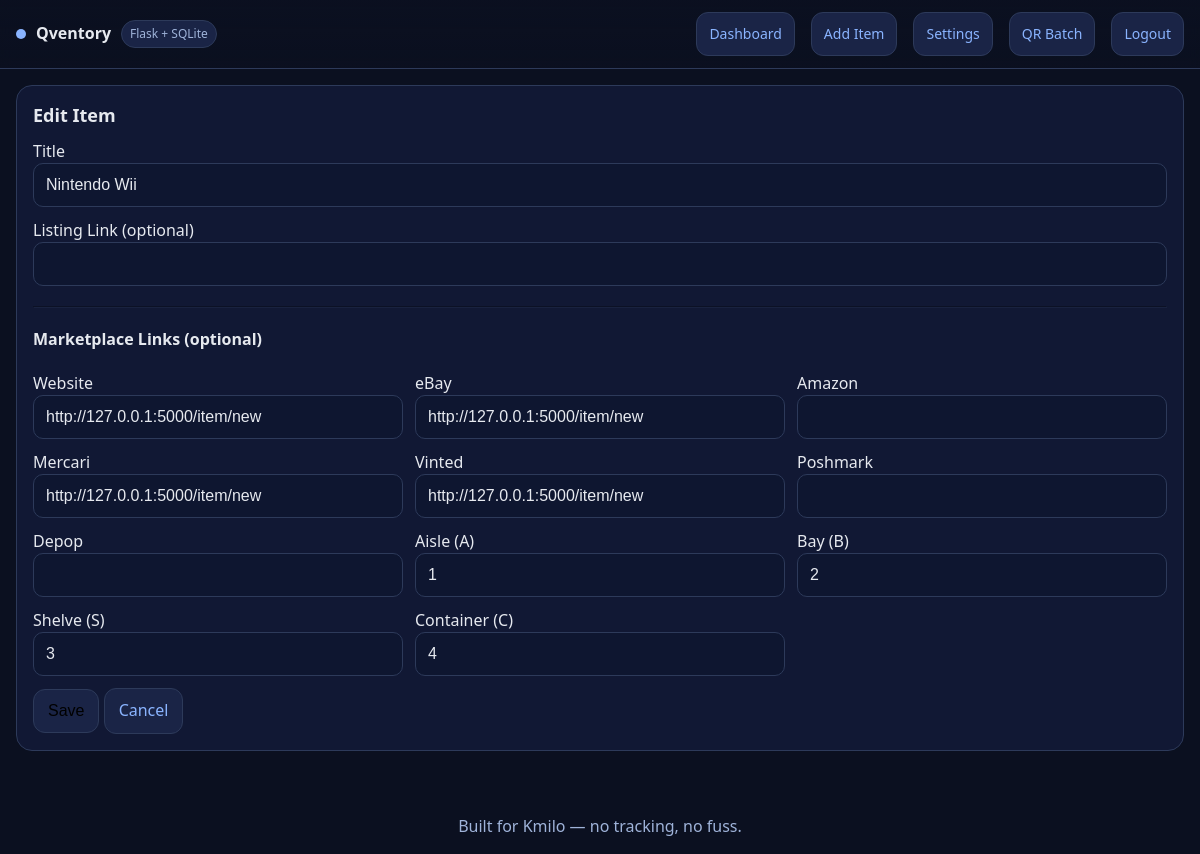
The page /item/1/edit (signed in) on the database its author committed.
### qventory/models/item.py (models this page shows)
class Item(db.Model):
    __tablename__ = "items"
    id = db.Column(db.Integer, primary_key=True)
    user_id = db.Column(db.Integer, db.ForeignKey("users.id"), nullable=False, index=True)
    title = db.Column(db.String, nullable=False)
    sku = db.Column(db.String, unique=True, nullable=False)
    listing_link = db.Column(db.String, nullable=True)
    web_url = db.Column(db.String, nullable=True)
    ebay_url = db.Column(db.String, nullable=True)
    amazon_url = db.Column(db.String, nullable=True)
    mercari_url = db.Column(db.String, nullable=True)
    vinted_url = db.Column(db.String, nullable=True)
    poshmark_url = db.Column(db.String, nullable=True)
    depop_url = db.Column(db.String, nullable=True)
    A = db.Column(db.String, nullable=True)
    B = db.Column(db.String, nullable=True)
    S = db.Column(db.String, nullable=True)
    C = db.Column(db.String, nullable=True)
    location_code = db.Column(db.String, index=True)
    created_at = db.Column(db.DateTime, default=datetime.utcnow)

### qventory/models/setting.py (models this page shows, shortened)
class Setting(db.Model):
    __tablename__ = "settings"
    id = db.Column(db.Integer, primary_key=True)
    user_id = db.Column(db.Integer, db.ForeignKey("users.id"), unique=True, nullable=False, index=True)
    enable_A = db.Column(db.Boolean, default=True)
    enable_B = db.Column(db.Boolean, default=True)
    enable_S = db.Column(db.Boolean, default=True)
    enable_C = db.Column(db.Boolean, default=True)
    label_A = db.Column(db.String, default="Aisle")
    label_B = db.Column(db.String, default="Bay")
    label_S = db.Column(db.String, default="Shelve")
    label_C = db.Column(db.String, default="Container")

### qventory/routes/main.py (the view, shortened to what this page needs)
@main_bp.route("/item/<int:item_id>/edit", methods=["GET", "POST"])
@login_required
def edit_item(item_id):
    it = Item.query.filter_by(id=item_id, user_id=current_user.id).first_or_404()
    s = get_or_create_settings(current_user)
    return render_template("edit_item.html", item=it, settings=s)

### qventory/helpers/utils.py (called while the page is built)
def get_or_create_settings(user):
    uid = user.id if hasattr(user, "id") else int(user)
    s = Setting.query.filter_by(user_id=uid).first()
    if not s:
        s = Setting(user_id=uid)
        db.session.add(s)
        db.session.commit()
    return s

### qventory/models/user.py (called while the page is built)
@login_manager.user_loader
def load_user(user_id):
    return db.session.get(User, int(user_id))

### qventory/templates/edit_item.html (shortened to what this page needs)
{% extends "base.html" %}
{% block content %}
<div class="card">
  <h2>Edit Item</h2>
  <form method="post" class="grid cols-3">
    <div style="grid-column:1/-1">
      <label>Title</label>
      <input class="input" type="text" name="title" value="{{ item.title }}" required>
    </div>
    <div style="grid-column:1/-1">
      <label>Listing Link (optional)</label>
      <input class="input" type="url" name="listing_link" value="{{ item.listing_link or '' }}">
    </div>
    <div style="grid-column:1/-1"><hr style="border-color:var(--border);opacity:.3;margin:8px 0"></div>
    <div style="grid-column:1/-1">
      <h3 style="margin:0 0 8px 0;font-size:16px">Marketplace Links (optional)</h3>
    </div>
    <div><label>Website</label><input class="input" type="url" name="web_url" value="{{ item.web_url or '' }}"></div>
    <div><label>eBay</label><input class="input" type="url" name="ebay_url" value="{{ item.ebay_url or '' }}"></div>
    <div><label>Amazon</label><input class="input" type="url" name="amazon_url" value="{{ item.amazon_url or '' }}"></div>
    <div><label>Mercari</label><input class="input" type="url" name="mercari_url" value="{{ item.mercari_url or '' }}"></div>
    <div><label>Vinted</label><input class="input" type="url" name="vinted_url" value="{{ item.vinted_url or '' }}"></div>
    <div><label>Poshmark</label><input class="input" type="url" name="poshmark_url" value="{{ item.poshmark_url or '' }}"></div>
    <div><label>Depop</label><input class="input" type="url" name="depop_url" value="{{ item.depop_url or '' }}"></div>
    {% if settings.enable_A %}
    <div>
      <label>{{ settings.label_A }} (A)</label>
      <input class="input" type="text" name="A" value="{{ item.A or '' }}">
    </div>
    {% endif %}
    {% if settings.enable_B %}
    <div>
      <label>{{ settings.label_B }} (B)</label>
      <input class="input" type="text" name="B" value="{{ item.B or '' }}">
    </div>
    {% endif %}
    {% if settings.enable_S %}
    <div>
      <label>{{ settings.label_S }} (S)</label>
      <input class="input" type="text" name="S" value="{{ item.S or '' }}">
    </div>
    {% endif %}
    {% if settings.enable_C %}
    <div>
      <label>{{ settings.label_C }} (C)</label>
      <input class="input" type="text" name="C" value="{{ item.C or '' }}">
    </div>
    {% endif %}
    <div style="grid-column:1/-1">
      <button class="btn" type="submit">Save</button>
      <a class="btn" href="{{ url_for('main.dashboard') }}">Cancel</a>
    </div>
  </form>
</div>
{% endblock %}

### qventory/static/style.css (style rules this page uses)
:root { --bg:#0b1020; --card:#111834; --muted:#1a2446; --text:#e6e9ef; --sub:#9fb3d9; --accent:#8ab4ff; --ok:#9ae6b4; --err:#feb2b2; --border:#2d3a5a; --space-1:8px; --space-2:12px; --space-3:16px; --space-4:20px; --space-5:24px; --radius:16px; --radius-lg:20px; --fs-base: clamp(14px, 1.1vw + 12px, 16px); --fs-sm: clamp(12px, 0.9vw + 10px, 14px); --fs-lg: clamp(16px, 1.2vw + 13px, 18px); --fs-xl: clamp(20px, 1.8vw + 14px, 24px); --tap-target: 44px; --safe-b: env(safe-area-inset-bottom, 0px); --safe-t: env(safe-area-inset-top, 0px); }
* { box-sizing:border-box }
html,body { height:100% }
body { margin:0;background:var(--bg);color:var(--text); font-family:system-ui,-apple-system,Segoe UI,Roboto,Arial,sans-serif; font-size:var(--fs-base); line-height:1.45; -webkit-tap-highlight-color: transparent; }
a { color:var(--accent);text-decoration:none }
.btn { display:inline-flex;align-items:center;gap:8px; border:1px solid var(--border);background:var(--muted); min-height:var(--tap-target); padding:10px 14px;border-radius:12px; font-size:var(--fs-base); transition:transform .06s ease, filter .12s ease; }
.card { background:var(--card);border:1px solid var(--border); border-radius:var(--radius);padding:var(--space-3) }
.card h2 { margin:0 0 var(--space-2) 0;font-size:var(--fs-lg) }
.grid { display:grid;gap:var(--space-2) }
.grid.cols-3 { grid-template-columns:repeat(3,minmax(0,1fr)) }
.input, select { width:100%;padding:12px 12px;border:1px solid var(--border); border-radius:10px;background:#0e1630;color:var(--text); min-height:var(--tap-target); font-size:16px; }

### rows shown on the page
Item: title "Nintendo Wii", web_url "http://127.0.0.1:5000/item/new", ebay_url "http://127.0.0.1:5000/item/new", mercari_url "http://127.0.0.1:5000/item/new", vinted_url "http://127.0.0.1:5000/item/new", A "1", B "2", S "3", C "4"
Setting: label_A "Aisle", label_B "Bay", label_S "Shelve", label_C "Container"
